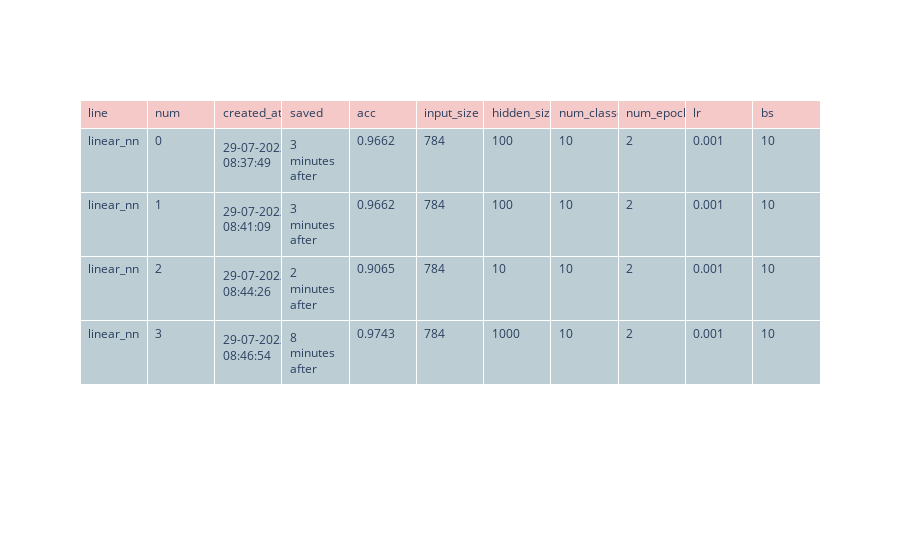

Notebook code cell kept with this figure:
### Markdown cell above
## Results
We can the the results of our experiments - all of them are present in the table and we can choose the best option.

### Code cell
mv = cde.MetricViewer(repo)
mv.plot_table()

### Figure 1 — Plotly figure (JSON) as saved in the notebook; plotly's stock layout.template omitted (floating-point values rounded to 4 significant figures)
{"data": [{"cells": {"align": "left", "fill": {"color": "#bcced4"}, "values": [["linear_nn", "linear_nn", "linear_nn", "linear_nn"], [0, 1, 2, 3], ["29-07-2022 08:37:49", "29-07-2022 08:41:09", "29-07-2022 08:44:26", "29-07-2022 08:46:54"], ["3 minutes after", "3 minutes after", "2 minutes after", "8 minutes after"], [0.9662, 0.9662, 0.9065, 0.9743], [784, 784, 784, 784], [100, 100, 10, 1000], [10, 10, 10, 10], [2, 2, 2, 2], [0.001, 0.001, 0.001, 0.001], [10, 10, 10, 10]]}, "header": {"align": "left", "fill": {"color": "#f4c9c7"}, "values": ["line", "num", "created_at", "saved", "acc", "input_size", "hidden_size", "num_classes", "num_epochs", "lr", "bs"]}, "type": "table"}], "layout": {}}
